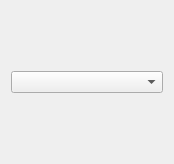
<?xml version="1.0" encoding="UTF-8"?>
<ui version="4.0">
 <class>ControlEnumberate</class>
 <widget class="QWidget" name="ControlEnumberate">
  <property name="geometry">
   <rect>
    <x>0</x>
    <y>0</y>
    <width>174</width>
    <height>164</height>
   </rect>
  </property>
  <property name="windowTitle">
   <string>Form</string>
  </property>
  <layout class="QHBoxLayout" name="horizontalLayout">
   <item>
    <widget class="QComboBox" name="comboBox"/>
   </item>
  </layout>
 </widget>
 <resources/>
 <connections/>
</ui>
